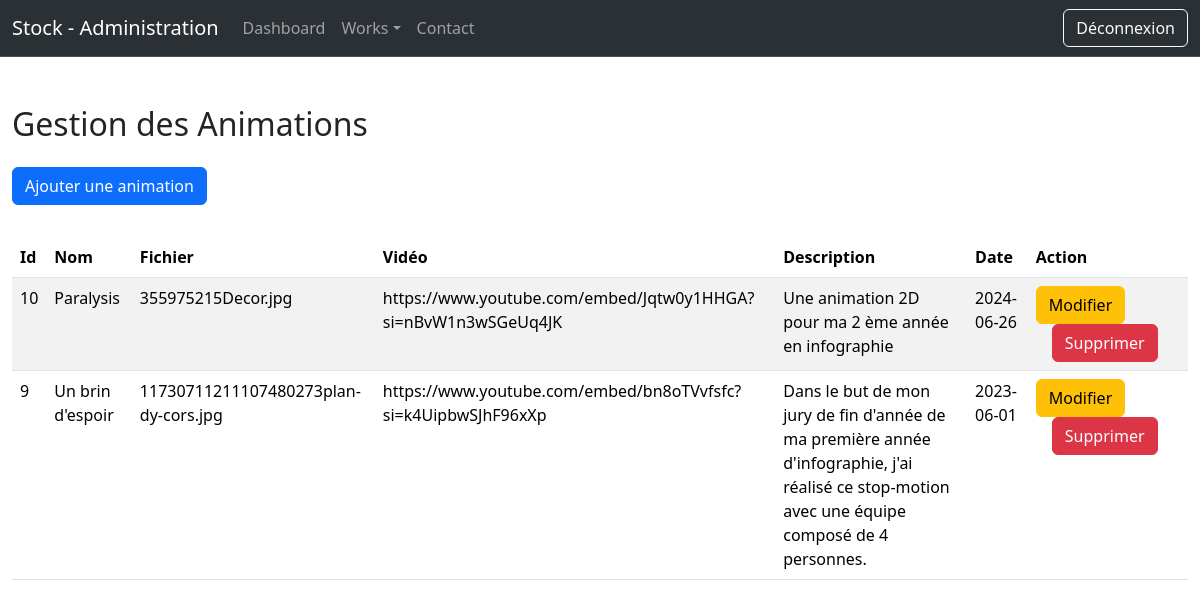
Screenshot of /admin/animation.php (signed in) with the database file from the repository.
### tables this page shows
CREATE TABLE IF NOT EXISTS `animation` (
  `id` int NOT NULL AUTO_INCREMENT,
  `nom` varchar(255) NOT NULL,
  `fichier` varchar(255) NOT NULL,
  `video` varchar(255) NOT NULL,
  `description` text NOT NULL,
  `date` date NOT NULL,
  PRIMARY KEY (`id`)
);

### admin/animation.php (the view, shortened to what this page needs)
<?php
    require "../connexion.php";
?>
<!DOCTYPE html>
<html lang="en">
<head>
    <link href="https://cdn.jsdelivr.net/npm/bootstrap@5.3.2/dist/css/bootstrap.min.css" rel="stylesheet">
</head>
<body>
    <?php
        include("partials/header.php");
    ?>
    <div class="container-fluid my-5">
     <h2>Gestion des Animations</h2>
     <a href="addAnim.php" class="btn btn-primary my-3">Ajouter une animation</a>
     <table class="table table-striped my-3">
        <thead>
            <tr>
                <th>Id</th>
                <th>Nom</th>
                <th>Fichier</th>
                <th>Vidéo</th>
                <th>Description</th>
                <th>Date</th>
                <th>Action</th>
            </tr>
        </thead>
        <tbody>
            <?php
                $req = $bdd->query("SELECT * FROM animation");
                while($don = $req->fetch())
                {
                    echo "<tr>";
                        echo "<td>".$don['id']."</td>";
                        echo "<td>".$don['nom']."</td>";
                        echo "<td>".$don['fichier']."</td>";
                        echo "<td>".$don['video']."</td>";
                        echo "<td>".$don['description']."</td>";
                        echo "<td>".$don['date']."</td>";
                        echo "<td>";
                            echo "<a href='updateAnim.php?id=".$don['id']."' class='btn btn-warning'>Modifier</a>";
                            echo "<a href='animation.php?delete=".$don['id']."' class='btn btn-danger mx-3'>Supprimer</a>";
                        echo "</td>";
                    echo "</tr>";
                }
            ?>
        </tbody>
     </table>
    </div>
</body>
</html>

### rows the page displays
animation: id "10", nom "Paralysis", fichier "355975215Decor.jpg", video "https://www.youtube.com/embed/Jqtw0y1HHGA?si=nBvW1n3wSGeUq4JK", description "Une animation 2D pour ma 2 ème année en infographie", date "2024-06-26"
animation: id "9", nom "Un brin d'espoir", fichier "11730711211107480273plan-dy-cors.jpg", video "https://www.youtube.com/embed/bn8oTVvfsfc?si=k4UipbwSJhF96xXp", description "Dans le but de mon jury de fin d'année de ma première année d'infographie, j'ai réalisé ce stop-motion avec une équipe composé de 4 personnes.", date "2023-06-01"
